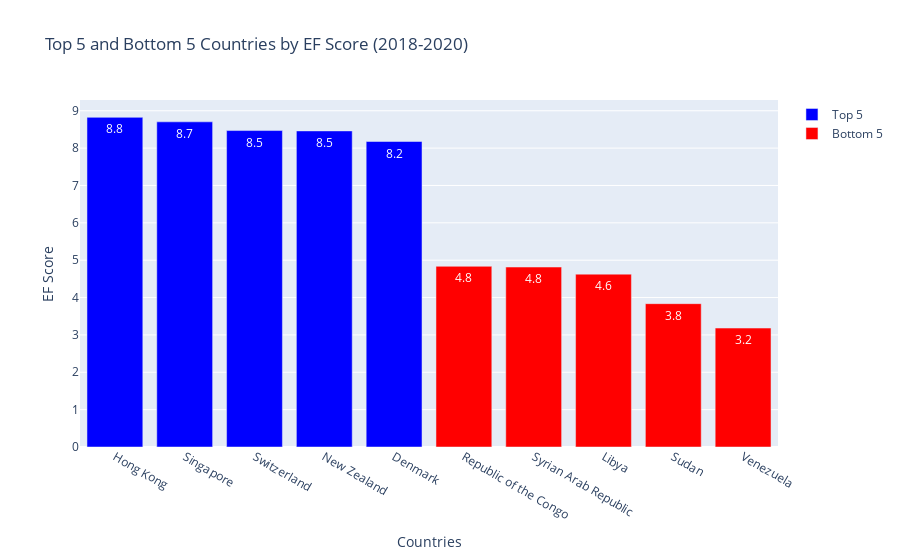

The code cell stored with this chart in its notebook:
### Code cell
# Filter the data frame for the years 2018, 2019, and 2020
filtered_data = df_encoded[df_encoded['year'].isin([2018, 2019, 2020])]

# Aggregate the data by countries, taking the mean of the ef_score
aggregated_data = filtered_data.groupby(['countries'])['ef_score'].mean().reset_index()

# Sort the aggregated data by ef_score in descending order
aggregated_data = aggregated_data.sort_values(by='ef_score', ascending=False)

# Select the top 5 and bottom 5 countries
top_5 = aggregated_data.head(5)
bottom_5 = aggregated_data.tail(5)

# Concatenate the top 5 and bottom 5 countries
selected_data = pd.concat([top_5, bottom_5]).reset_index(drop=True)

# Create a bar chart with two different colors for the top 5 and bottom 5 countries
fig = go.Figure()

fig.add_trace(go.Bar(x=top_5['countries'], y=top_5['ef_score'], text=top_5['ef_score'].round(1), name='Top 5', marker_color='blue'))
fig.add_trace(go.Bar(x=bottom_5['countries'], y=bottom_5['ef_score'], text=bottom_5['ef_score'].round(1), name='Bottom 5', marker_color='red'))

fig.update_traces(textposition='auto')

fig.update_layout(title='Top 5 and Bottom 5 Countries by EF Score (2018-2020)', xaxis_title='Countries', yaxis_title='EF Score')

fig.show()

### Figure 1 — Plotly figure (JSON) as saved in the notebook; plotly's stock layout.template omitted (floating-point values rounded to 4 significant figures)
{"data": [{"marker": {"color": "blue"}, "name": "Top 5", "text": [8.8, 8.7, 8.5, 8.5, 8.2], "textposition": "auto", "type": "bar", "x": ["Hong Kong", "Singapore", "Switzerland", "New Zealand", "Denmark"], "y": [8.823, 8.703, 8.47, 8.46, 8.177]}, {"marker": {"color": "red"}, "name": "Bottom 5", "text": [4.8, 4.8, 4.6, 3.8, 3.2], "textposition": "auto", "type": "bar", "x": ["Republic of the Congo", "Syrian Arab Republic", "Libya", "Sudan", "Venezuela"], "y": [4.837, 4.817, 4.627, 3.837, 3.183]}], "layout": {"title": {"text": "Top 5 and Bottom 5 Countries by EF Score (2018-2020)"}, "xaxis": {"title": {"text": "Countries"}}, "yaxis": {"title": {"text": "EF Score"}}}}
